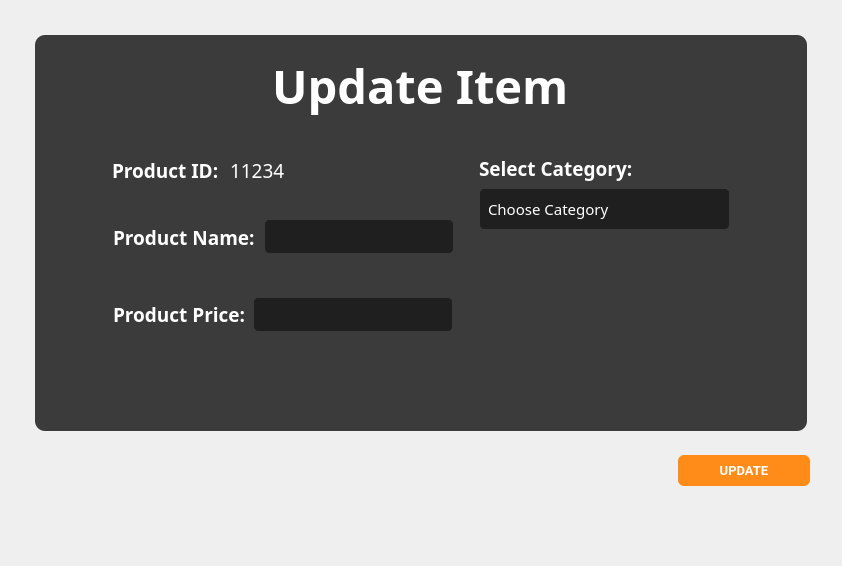
         <widget class="QWidget" name="updateProdPage">
          <layout class="QGridLayout" name="gridLayout_20">
           <item row="0" column="0">
            <widget class="QWidget" name="widget_96" native="true">
             <property name="sizePolicy">
              <sizepolicy hsizetype="Preferred" vsizetype="Expanding">
               <horstretch>0</horstretch>
               <verstretch>0</verstretch>
              </sizepolicy>
             </property>
             <property name="styleSheet">
              <string notr="true"/>
             </property>
             <layout class="QVBoxLayout" name="verticalLayout_25">
              <item>
               <widget class="QWidget" name="widget_97" native="true">
                <property name="sizePolicy">
                 <sizepolicy hsizetype="Expanding" vsizetype="Expanding">
                  <horstretch>0</horstretch>
                  <verstretch>0</verstretch>
                 </sizepolicy>
                </property>
                <layout class="QVBoxLayout" name="verticalLayout_26">
                 <property name="spacing">
                  <number>6</number>
                 </property>
                 <property name="leftMargin">
                  <number>15</number>
                 </property>
                 <property name="topMargin">
                  <number>15</number>
                 </property>
                 <property name="rightMargin">
                  <number>15</number>
                 </property>
                 <property name="bottomMargin">
                  <number>9</number>
                 </property>
                 <item>
                  <widget class="QWidget" name="widget_98" native="true">
                   <property name="styleSheet">
                    <string notr="true">background-color: rgb(59, 59, 59);
border-radius: 10px;
</string>
                   </property>
                   <layout class="QVBoxLayout" name="verticalLayout_51">
                    <item alignment="Qt::AlignmentFlag::AlignTop">
                     <widget class="QWidget" name="widget_99" native="true">
                      <property name="minimumSize">
                       <size>
                        <width>0</width>
                        <height>50</height>
                       </size>
                      </property>
                      <layout class="QVBoxLayout" name="verticalLayout_52">
                       <property name="bottomMargin">
                        <number>0</number>
                       </property>
                       <item alignment="Qt::AlignmentFlag::AlignHCenter">
                        <widget class="QLabel" name="label_37">
                         <property name="sizePolicy">
                          <sizepolicy hsizetype="Expanding" vsizetype="Expanding">
                           <horstretch>0</horstretch>
                           <verstretch>0</verstretch>
                          </sizepolicy>
                         </property>
                         <property name="font">
                          <font>
                           <family>Poppins SemiBold</family>
                           <pointsize>35</pointsize>
                           <bold>true</bold>
                          </font>
                         </property>
                         <property name="styleSheet">
                          <string notr="true">QLabel{
	color:white;
}</string>
                         </property>
                         <property name="text">
                          <string>Update Item</string>
                         </property>
                        </widget>
                       </item>
                      </layout>
                     </widget>
                    </item>
                    <item>
                     <widget class="QWidget" name="widget_100" native="true">
                      <property name="sizePolicy">
                       <sizepolicy hsizetype="Expanding" vsizetype="Expanding">
                        <horstretch>0</horstretch>
                        <verstretch>0</verstretch>
                       </sizepolicy>
                      </property>
                      <layout class="QVBoxLayout" name="verticalLayout_53">
                       <property name="leftMargin">
                        <number>50</number>
                       </property>
                       <property name="topMargin">
                        <number>0</number>
                       </property>
                       <property name="rightMargin">
                        <number>50</number>
                       </property>
                       <item>
                        <widget class="QWidget" name="widget_101" native="true">
                         <layout class="QHBoxLayout" name="horizontalLayout_44">
                          <property name="spacing">
                           <number>6</number>
                          </property>
                          <property name="topMargin">
                           <number>0</number>
                          </property>
                          <item alignment="Qt::AlignmentFlag::AlignHCenter">
                           <widget class="QWidget" name="widget_102" native="true">
                            <property name="minimumSize">
                             <size>
                              <width>360</width>
                              <height>280</height>
                             </size>
                            </property>
                            <property name="maximumSize">
                             <size>
                              <width>360</width>
                              <height>16777215</height>
                             </size>
                            </property>
                            <widget class="QWidget" name="layoutWidget_3">
                             <property name="geometry">
                              <rect>
                               <x>9</x>
                               <y>9</y>
                               <width>343</width>
                               <height>74</height>
                              </rect>
                             </property>
                             <layout class="QHBoxLayout" name="horizontalLayout_45">
                              <item>
                               <widget class="QLabel" name="label_38">
                                <property name="font">
                                 <font>
                                  <family>Poppins SemiBold</family>
                                  <pointsize>14</pointsize>
                                  <bold>true</bold>
                                 </font>
                                </property>
                                <property name="styleSheet">
                                 <string notr="true">QLabel{
	color:white;
}</string>
                                </property>
                                <property name="text">
                                 <string>Product ID: </string>
                                </property>
                               </widget>
                              </item>
                              <item>
                               <widget class="QLabel" name="label_39">
                                <property name="font">
                                 <font>
                                  <family>Poppins Medium</family>
                                  <pointsize>14</pointsize>
                                  <bold>false</bold>
                                 </font>
                                </property>
                                <property name="styleSheet">
                                 <string notr="true">QLabel{
	color:white;
}</string>
                                </property>
                                <property name="text">
                                 <string>11234</string>
                                </property>
                               </widget>
                              </item>
                              <item>
                               <spacer name="horizontalSpacer_7">
                                <property name="orientation">
                                 <enum>Qt::Orientation::Horizontal</enum>
                                </property>
                                <property name="sizeHint" stdset="0">
                                 <size>
                                  <width>171</width>
                                  <height>72</height>
                                 </size>
                                </property>
                               </spacer>
                              </item>
                             </layout>
                            </widget>
                            <widget class="QLabel" name="label_40">
                             <property name="geometry">
                              <rect>
                               <x>10</x>
                               <y>100</y>
                               <width>145</width>
                               <height>27</height>
                              </rect>
                             </property>
                             <property name="font">
                              <font>
                               <family>Poppins SemiBold</family>
                               <pointsize>14</pointsize>
                               <bold>true</bold>
                              </font>
                             </property>
                             <property name="styleSheet">
                              <string notr="true">QLabel{
	color:white;
}</string>
                             </property>
                             <property name="text">
                              <string>Product Name:</string>
                             </property>
                            </widget>
                            <widget class="QLineEdit" name="lineEdit_7">
                             <property name="geometry">
                              <rect>
                               <x>161</x>
                               <y>95</y>
                               <width>190</width>
                               <height>35</height>
                              </rect>
                             </property>
                             <property name="sizePolicy">
                              <sizepolicy hsizetype="Fixed" vsizetype="Fixed">
                               <horstretch>0</horstretch>
                               <verstretch>0</verstretch>
                              </sizepolicy>
                             </property>
                             <property name="minimumSize">
                              <size>
                               <width>185</width>
                               <height>35</height>
                              </size>
                             </property>
                             <property name="maximumSize">
                              <size>
                               <width>16777215</width>
                               <height>30</height>
                              </size>
                             </property>
                             <property name="font">
                              <font>
                               <family>Poppins Medium</family>
                               <pointsize>11</pointsize>
                              </font>
                             </property>
                             <property name="styleSheet">
                              <string notr="true">QLineEdit {
    background-color: #1F1F1F;
    border: 1px solid #3B3B3B;
    border-radius: 5px;
    padding: 8px;
    color: white;
}

QLineEdit:focus {
    border-color: #FF8C18; /* Change border color when line edit is focused */
}

QLineEdit::placeholder {
    color: #808080; /* Placeholder text color */
}

QLineEdit::hover {
    background-color: #272727; /* Change background color on hover */
}
</string>
                             </property>
                            </widget>
                            <widget class="QLabel" name="label_57">
                             <property name="geometry">
                              <rect>
                               <x>10</x>
                               <y>177</y>
                               <width>134</width>
                               <height>27</height>
                              </rect>
                             </property>
                             <property name="font">
                              <font>
                               <family>Poppins SemiBold</family>
                               <pointsize>14</pointsize>
                               <bold>true</bold>
                              </font>
                             </property>
                             <property name="styleSheet">
                              <string notr="true">QLabel{
	color:white;
}</string>
                             </property>
                             <property name="text">
                              <string>Product Price:</string>
                             </property>
                            </widget>
                            <widget class="QLineEdit" name="lineEdit_8">
                             <property name="geometry">
                              <rect>
                               <x>150</x>
                               <y>173</y>
                               <width>200</width>
                               <height>35</height>
                              </rect>
                             </property>
                             <property name="sizePolicy">
                              <sizepolicy hsizetype="Fixed" vsizetype="Fixed">
                               <horstretch>0</horstretch>
                               <verstretch>0</verstretch>
                              </sizepolicy>
                             </property>
                             <property name="minimumSize">
                              <size>
                               <width>200</width>
                               <height>35</height>
                              </size>
                             </property>
                             <property name="maximumSize">
                              <size>
                               <width>16777215</width>
                               <height>30</height>
                              </size>
                             </property>
                             <property name="font">
                              <font>
                               <family>Poppins Medium</family>
                               <pointsize>11</pointsize>
                              </font>
                             </property>
                             <property name="styleSheet">
                              <string notr="true">QLineEdit {
    background-color: #1F1F1F;
    border: 1px solid #3B3B3B;
    border-radius: 5px;
    padding: 8px;
    color: white;
}

QLineEdit:focus {
    border-color: #FF8C18; /* Change border color when line edit is focused */
}

QLineEdit::placeholder {
    color: #808080; /* Placeholder text color */
}

QLineEdit::hover {
    background-color: #272727; /* Change background color on hover */
}
</string>
                             </property>
                            </widget>
                           </widget>
                          </item>
                          <item>
                           <widget class="QWidget" name="widget_103" native="true">
                            <property name="sizePolicy">
                             <sizepolicy hsizetype="Fixed" vsizetype="Preferred">
                              <horstretch>0</horstretch>
                              <verstretch>0</verstretch>
                             </sizepolicy>
                            </property>
                            <property name="minimumSize">
                             <size>
                              <width>270</width>
                              <height>0</height>
                             </size>
                            </property>
                            <property name="maximumSize">
                             <size>
                              <width>250</width>
                              <height>16777215</height>
                             </size>
                            </property>
                            <widget class="QWidget" name="layoutWidget_4">
                             <property name="geometry">
                              <rect>
                               <x>10</x>
                               <y>30</y>
                               <width>251</width>
                               <height>76</height>
                              </rect>
                             </property>
                             <layout class="QVBoxLayout" name="verticalLayout_54">
                              <item>
                               <widget class="QLabel" name="label_58">
                                <property name="font">
                                 <font>
                                  <family>Poppins SemiBold</family>
                                  <pointsize>14</pointsize>
                                  <bold>true</bold>
                                 </font>
                                </property>
                                <property name="styleSheet">
                                 <string notr="true">QLabel{
	color:white;
}</string>
                                </property>
                                <property name="text">
                                 <string>Select Category:</string>
                                </property>
                               </widget>
                              </item>
                              <item>
                               <widget class="QComboBox" name="comboBox_2">
                                <property name="font">
                                 <font>
                                  <family>Poppins Medium</family>
                                  <pointsize>11</pointsize>
                                 </font>
                                </property>
                                <property name="styleSheet">
                                 <string notr="true">QComboBox {
    background-color: #1F1F1F;
    border: 1px solid #3B3B3B;
    border-radius: 5px;
    padding: 8px;
    color: white;
    min-width: 150px; /* Set minimum width */
}

QComboBox::drop-down {
    border: none;
    subcontrol-origin: padding;
    subcontrol-position: top right;
    width: 20px;
    background-color: transparent;
}

QComboBox::down-arrow {
    image: url(:/iCons/icons8-down-arrow-25.png); 
    width: 16px; 
    height: 16px;
    subcontrol-origin: padding; 
    subcontrol-position: center right; 
}


QComboBox::item {
    background-color: #1F1F1F;
	color:white;
    padding: 8px;
}
QComboBox QAbstractItemView::item {
    background-color: #272727; 
    padding: 8px;
	border-radius:5px;
	border: 1px solid #3B3B3B;
    color: white; 
}

QComboBox::item:selected {
    background-color: #FF8C18;
}

QComboBox::hover {
    background-color: #272727; 
}
QComboBox QAbstractItemView::item:hover {
    background-color: #B7B7B7;
}
</string>
                                </property>
                                <property name="currentText">
                                 <string/>
                                </property>
                                <property name="placeholderText">
                                 <string>Choose Category</string>
                                </property>
                                <item>
                                 <property name="text">
                                  <string>Coffee</string>
                                 </property>
                                </item>
                                <item>
                                 <property name="text">
                                  <string>Non-Coffee</string>
                                 </property>
                                </item>
                               </widget>
                              </item>
                             </layout>
                            </widget>
                           </widget>
                          </item>
                         </layout>
                        </widget>
                       </item>
                      </layout>
                     </widget>
                    </item>
                   </layout>
                  </widget>
                 </item>
                </layout>
               </widget>
              </item>
              <item alignment="Qt::AlignmentFlag::AlignBottom">
               <widget class="QWidget" name="widget_104" native="true">
                <property name="minimumSize">
                 <size>
                  <width>0</width>
                  <height>100</height>
                 </size>
                </property>
                <layout class="QHBoxLayout" name="horizontalLayout_46">
                 <property name="rightMargin">
                  <number>12</number>
                 </property>
                 <item>
                  <layout class="QGridLayout" name="gridLayout_19">
                   <item row="0" column="0">
                    <spacer name="horizontalSpacer_8">
                     <property name="orientation">
                      <enum>Qt::Orientation::Horizontal</enum>
                     </property>
                     <property name="sizeHint" stdset="0">
                      <size>
                       <width>538</width>
                       <height>20</height>
                      </size>
                     </property>
                    </spacer>
                   </item>
                   <item row="0" column="1">
                    <widget class="QPushButton" name="pushButton_32">
                     <property name="minimumSize">
                      <size>
                       <width>132</width>
                       <height>31</height>
                      </size>
                     </property>
                     <property name="maximumSize">
                      <size>
                       <width>16777215</width>
                       <height>31</height>
                      </size>
                     </property>
                     <property name="font">
                      <font>
                       <family>Roboto</family>
                       <pointsize>10</pointsize>
                       <bold>true</bold>
                      </font>
                     </property>
                     <property name="styleSheet">
                      <string notr="true">QPushButton {
    padding: 6px 14px;
    font-family: &quot;Roboto&quot;, sans-serif;
    border-radius: 6px;
    border: none;
    color: white;
    background: #FF8C18;
    box-shadow: 0px 0.5px 1.5px rgba(54, 122, 246, 0.25), inset 0px 0.8px 0px -0.25px rgba(255, 255, 255, 0.2);
    user-select: none;
    -webkit-user-select: none;
    touch-action: manipulation;
    transition: background-color 0.2s, box-shadow 0.2s; 
}
QPushButton::pressed {
    background-color: #B7B7B7;
    box-shadow: 0px 1px 2px rgba(0, 0, 0, 0.5) inset;
	color:black;
}
QPushButton:hover {
    background-color: #FFA54E; 
}</string>
                     </property>
                     <property name="text">
                      <string>UPDATE</string>
                     </property>
                     <property name="checkable">
                      <bool>true</bool>
                     </property>
                     <property name="autoExclusive">
                      <bool>true</bool>
                     </property>
                    </widget>
                   </item>
                   <item row="1" column="1">
                    <spacer name="verticalSpacer_4">
                     <property name="orientation">
                      <enum>Qt::Orientation::Vertical</enum>
                     </property>
                     <property name="sizeHint" stdset="0">
                      <size>
                       <width>20</width>
                       <height>40</height>
                      </size>
                     </property>
                    </spacer>
                   </item>
                  </layout>
                 </item>
                </layout>
               </widget>
              </item>
             </layout>
            </widget>
           </item>
          </layout>
         </widget>
